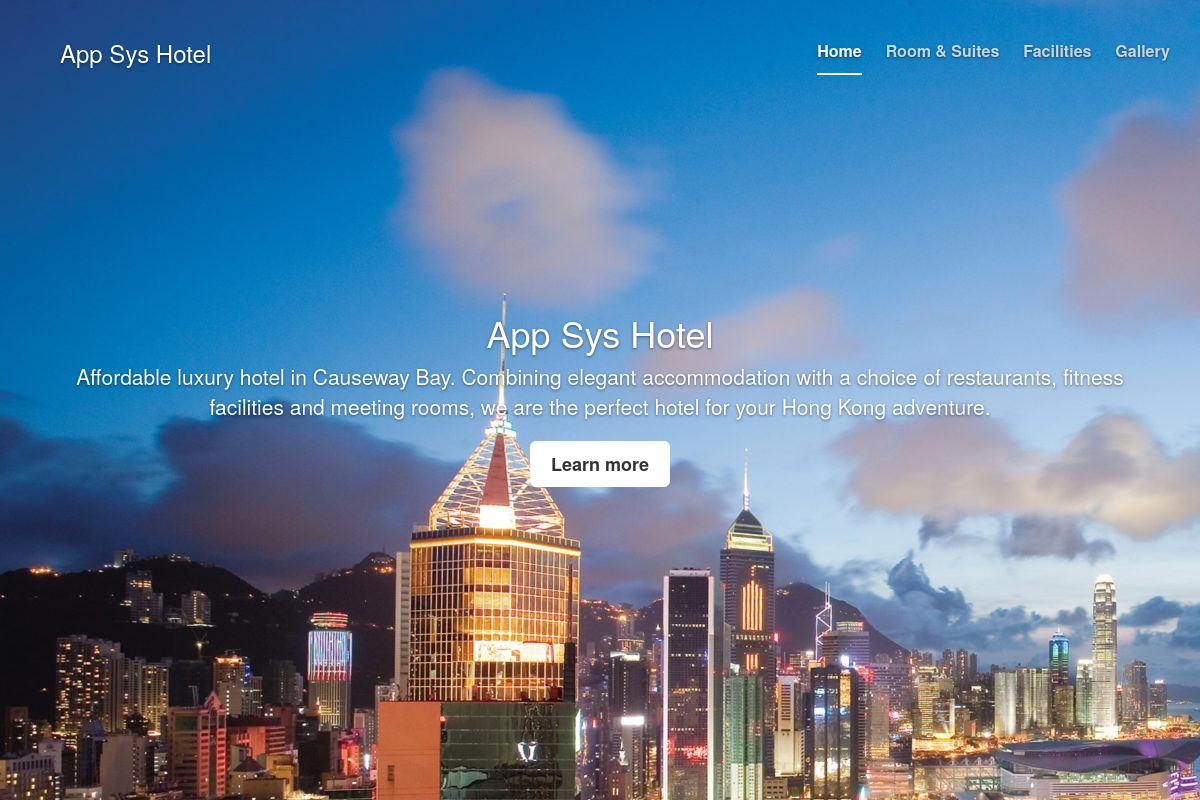
The page / on the database its author committed.
### tables this page shows
CREATE TABLE `home` (
  `home_id` int(11) NOT NULL,
  `hotel_name` varchar(50) NOT NULL,
  `hotel_description` varchar(255) NOT NULL,
  `home_bg` varchar(255) NOT NULL
);

### index.php (the view, shortened to what this page needs)
<?php
 include('include/config.php');
 $sql = "SELECT * FROM home WHERE home_id = ?";
 if($stmt = mysqli_prepare($link, $sql)){
     mysqli_stmt_bind_param($stmt, "i", $param_id);
     if(mysqli_stmt_execute($stmt)){
         $result = mysqli_stmt_get_result($stmt);
         if(mysqli_num_rows($result) == 1){
             $row = mysqli_fetch_array($result, MYSQLI_ASSOC);
             $name = $row["hotel_name"];
             $description = $row["hotel_description"];
         } else{
           header("location: error.php");
           exit();
         }
     } else{
         echo "Oops! Something went wrong. Please try again later.";
     }
 }
 ?>
<!doctype html>
<html lang="en">
  <head>
    <link href="css/bootstrap.min.css" rel="stylesheet">
    <link href="css/cover.css" rel="stylesheet">
  <body>
    <div class="site-wrapper">
     <div class="site-wrapper-inner">
       <div class="container">
         <div class="masthead clearfix">
           <div class="container inner">
             <h3 class="masthead-brand"><a href="index.php"><?php echo $name; ?></a></h3>
             <nav>
               <ul class="nav masthead-nav">
                 <li class="active"><a href="index.php">Home</a></li>
                 <li><a href="rooms.php">Room & Suites</a></li>
                 <li><a href="facilities.php">Facilities</a></li>
                 <li><a href="gallery.php">Gallery</a></li>
               </ul>
             </nav>
           </div>
         </div>
         <div class="inner cover">
           <h1 class="cover-heading" style="color: white"><?php echo $name; ?></h1>
           <p class="lead" style="color: white"><?php echo $description; ?></p>
           <p class="lead">
             <a href="rooms.php" class="btn btn-lg btn-default">Learn more</a>
           </p>
         </div>
       </div>
     </div>
   </div>
  </body>
</html>

### css/cover.css (style rules this page uses)
a, a:focus, a:hover { color: #fff; }
.btn-default, .btn-default:hover, .btn-default:focus { color: #333; text-shadow: none; background-color: #fff; border: 1px solid #fff; }
html, body { height: 100%; background-color: #white; }
body { color: #333; text-align: center; text-shadow: 0 1px 3px rgba(0,0,0,.5); }
.site-wrapper { display: table; width: 100%; background-color: #333; height: 100%; }
.site-wrapper-inner { display: table-cell; vertical-align: top; }
.inner { padding: 30px; }
.masthead-brand { margin-top: 10px; margin-bottom: 10px; }
.masthead-nav > li { display: inline-block; }
.masthead-nav > li + li { margin-left: 20px; }
.masthead-nav > li > a { padding-right: 0; padding-left: 0; font-size: 16px; font-weight: bold; color: #fff; color: rgba(255,255,255,.75); border-bottom: 2px solid transparent; }
.masthead-nav > .active > a, .masthead-nav > .active > a:hover, .masthead-nav > .active > a:focus { color: #fff; border-bottom-color: #fff; }
@media (min-width: 768px) { .masthead-brand { float: left; } }
@media (min-width: 768px) { .masthead-nav { float: right; } }
.cover { padding: 0 20px; }
.cover .btn-lg { padding: 10px 20px; font-weight: bold; }
@media (min-width: 768px) { .masthead { position: fixed; top: 0; } }
@media (min-width: 768px) { .site-wrapper-inner { vertical-align: middle; } }

### rows shown on the page
home: hotel_name "App Sys Hotel", hotel_description "Affordable luxury hotel in Causeway Bay. Combining elegant accommodation with a choice of restaurants, fitness facilities and meeting rooms, we are the perfect hotel for your Hong Kong adventure."
